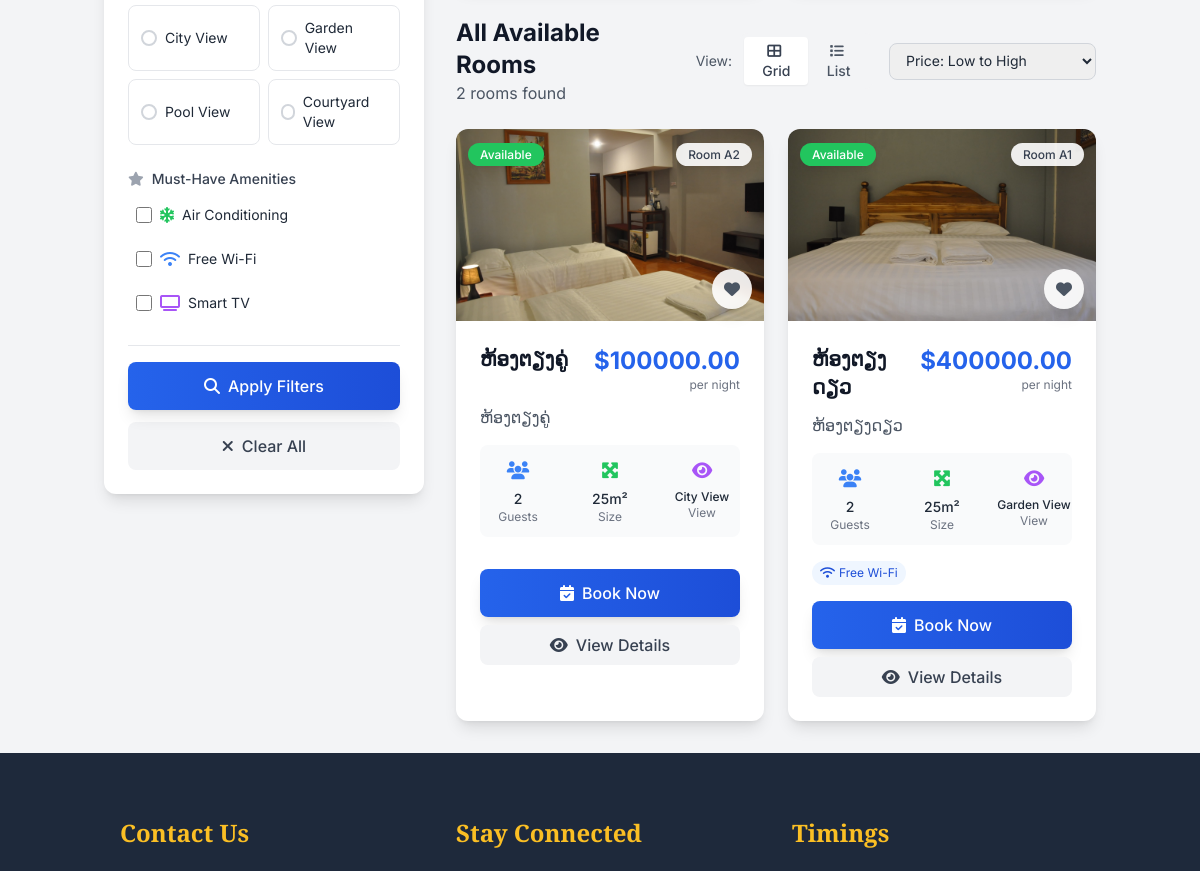
Page /hotel/ (middle part) on the earlier database version.
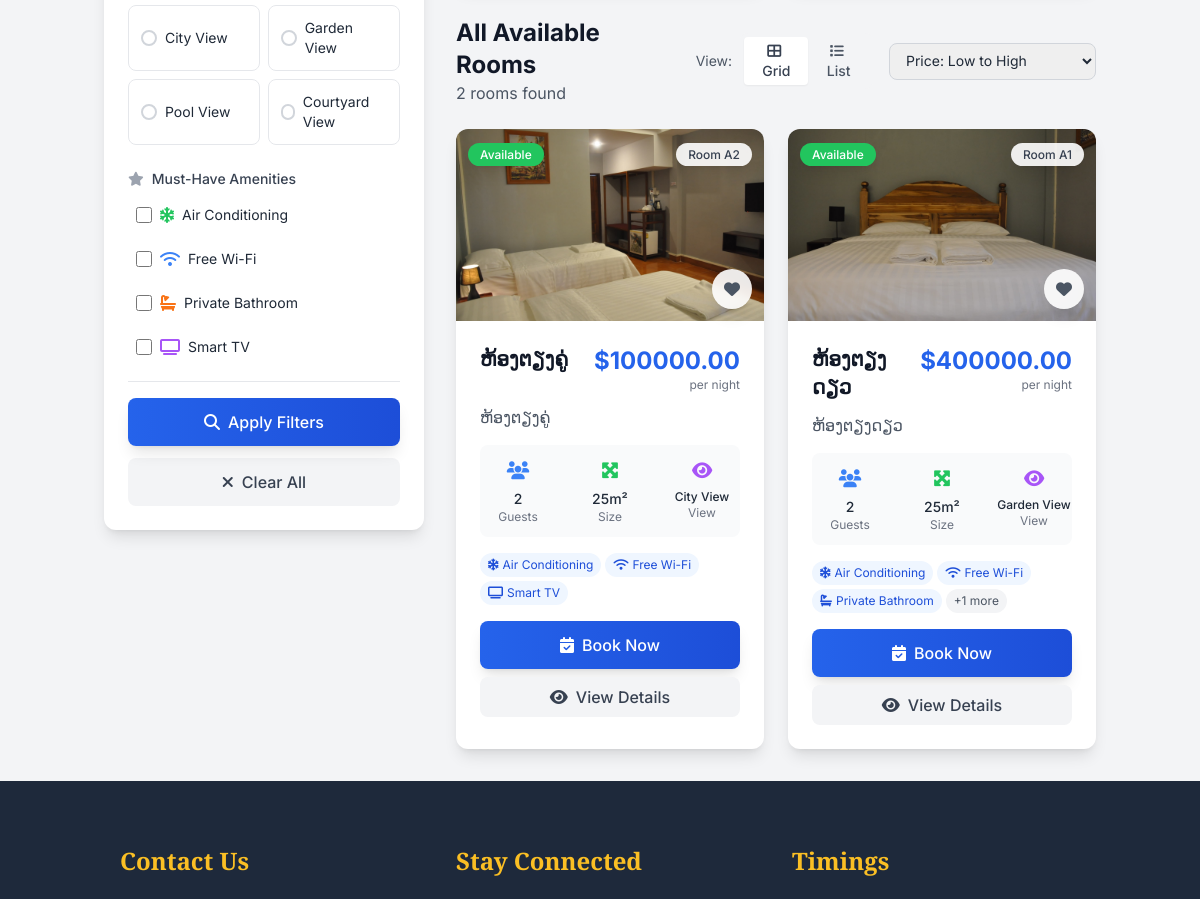
Same page on the later database version.
### hotel/models.py (models this page shows, shortened)
class Amenity(models.Model):
    ICON_COLOR_CHOICES = [
        ("blue", "Blue"),
        ("green", "Green"),
        ("purple", "Purple"),
        ("orange", "Orange"),
        ("red", "Red"),
        ("teal", "Teal"),
        ("pink", "Pink"),
        ("indigo", "Indigo"),
        ("yellow", "Yellow"),
        ("gray", "Gray"),
    ]
    name = models.CharField(max_length=100)
    description = models.CharField(max_length=200, blank=True)
    icon = models.CharField(
        max_length=50, help_text="FontAwesome icon class (e.g., fas fa-wifi)"
    )
    icon_color = models.CharField(
        max_length=20, choices=ICON_COLOR_CHOICES, default="blue"
    )
    is_premium = models.BooleanField(default=False, help_text="Mark as premium amenity")
    is_active = models.BooleanField(default=True)
    created_at = models.DateTimeField(auto_now_add=True)
    class Meta:
        ordering = ["name"]
        verbose_name = "Amenity"
        verbose_name_plural = "Amenities"

class Room(models.Model):
    room_number = models.CharField(max_length=10, unique=True)
    room_type = models.ForeignKey(
        RoomType, on_delete=models.CASCADE, related_name="rooms"
    )
    amenities = models.ManyToManyField(
        Amenity, through="RoomAmenity", related_name="rooms", blank=True
    )
    is_available = models.BooleanField(default=True)
    floor = models.PositiveIntegerField()
    image = models.ImageField(upload_to="rooms/", null=True, blank=True)
    view_type = models.CharField(
        max_length=50,
        choices=[
            ("city", "City View"),
            ("garden", "Garden View"),
            ("pool", "Pool View"),
            ("courtyard", "Courtyard View"),
        ],
        default="city",
    )
    last_cleaned = models.DateTimeField(null=True, blank=True)
    maintenance_notes = models.TextField(blank=True)
    is_out_of_order = models.BooleanField(default=False)
    created_at = models.DateTimeField(auto_now_add=True, null=True, blank=True)
    updated_at = models.DateTimeField(auto_now=True, null=True, blank=True)
    class Meta:
        ordering = ["floor", "room_number"]
        verbose_name = "Room"
        verbose_name_plural = "Rooms"
    @property
    def availability_status(self):
        if self.is_out_of_order:
            return "Out of Order"
        elif self.is_available:
            return "Available"
        else:
            return "Occupied"
    def get_available_amenities(self):
        return self.amenities.filter(
            roomamenity__is_available=True, is_active=True
        ).order_by("name")

class RoomImage(models.Model):
    room = models.ForeignKey(Room, related_name="room_images", on_delete=models.CASCADE)
    image = models.ImageField(upload_to="room/")
    alt_text = models.CharField(max_length=200, blank=True)
    is_primary = models.BooleanField(default=False)

class RoomType(models.Model):
    name = models.CharField(max_length=100, null=True, blank=True)
    description = models.TextField()
    price_per_night = models.DecimalField(max_digits=10, decimal_places=2)
    capacity = models.PositiveIntegerField()
    size_sqm = models.PositiveIntegerField(
        default=25, help_text="Room size in square meters"
    )
    bed_type = models.CharField(max_length=50, default="Queen Bed")
    has_wifi = models.BooleanField(default=True)
    has_ac = models.BooleanField(default=True)
    has_tv = models.BooleanField(default=True)
    has_balcony = models.BooleanField(default=False)
    has_kitchenette = models.BooleanField(default=False)
    is_featured = models.BooleanField(default=False)
    created_at = models.DateTimeField(auto_now_add=True, null=True, blank=True)
    updated_at = models.DateTimeField(auto_now=True, null=True, blank=True)
    class Meta:
        ordering = ["price_per_night", "name"]
        verbose_name = "Room Type"
        verbose_name_plural = "Room Types"

### hotel/views.py (the view)
# urls.py: path("", views.hotel, name="hotel-page"),
def hotel(request):
    room_type_filter = request.GET.get("room_type")
    min_price = request.GET.get("min_price")
    max_price = request.GET.get("max_price")
    capacity_filter = request.GET.get("capacity")
    view_type_filter = request.GET.get("view_type")
    amenity_filter = request.GET.get("amenity")
    rooms = (
        Room.objects.filter(is_available=True, is_out_of_order=False)
        .select_related("room_type")
        .prefetch_related("amenities", "room_images", "roomamenity_set__amenity")
    )
    if room_type_filter:
        rooms = rooms.filter(room_type__id=room_type_filter)
    if min_price:
        try:
            rooms = rooms.filter(room_type__price_per_night__gte=float(min_price))
        except ValueError:
            pass
    if max_price:
        try:
            rooms = rooms.filter(room_type__price_per_night__lte=float(max_price))
        except ValueError:
            pass
    if capacity_filter:
        try:
            rooms = rooms.filter(room_type__capacity__gte=int(capacity_filter))
        except ValueError:
            pass
    if view_type_filter:
        rooms = rooms.filter(view_type=view_type_filter)
    if amenity_filter:
        rooms = rooms.filter(amenities__id=amenity_filter)
    rooms = rooms.order_by("-room_type__is_featured", "room_type__price_per_night")
    room_types = RoomType.objects.all().order_by("name")
    available_amenities = (
        Amenity.objects.filter(
            is_active=True, rooms__is_available=True, rooms__is_out_of_order=False
        )
        .distinct()
        .order_by("name")
    )
    price_range = RoomType.objects.aggregate(
        min_price=models.Min("price_per_night"), max_price=models.Max("price_per_night")
    )
    featured_rooms = rooms.filter(room_type__is_featured=True)[:3]
    reviews = Review.objects.filter(is_approved=True).order_by("-date_posted")[:5]
    room_stats = {
        "total_available": rooms.count(),
        "room_types_count": room_types.count(),
        "avg_price": RoomType.objects.aggregate(avg=models.Avg("price_per_night"))[
            "avg"
        ],
    }
    context = {
        "rooms": rooms,
        "featured_rooms": featured_rooms,
        "room_types": room_types,
        "available_amenities": available_amenities,
        "reviews": reviews,
        "room_stats": room_stats,
        "price_range": price_range,
        "current_filters": {
            "room_type": room_type_filter,
            "min_price": min_price,
            "max_price": max_price,
            "capacity": capacity_filter,
            "view_type": view_type_filter,
            "amenity": amenity_filter,
        },
        "view_type_choices": Room._meta.get_field("view_type").choices,
        "capacity_choices": [(i, f"{i}+ Guests") for i in range(1, 11)],
    }
    return render(request, "hotel/hotel.html", context)

### hotel/context_processors.py (called while the page is built)
def review_summary(request):
    try:
        summary = ReviewSummary.objects.first()
        if not summary:
            summary = ReviewSummary.objects.create()
        return {'review_summary': summary}
    except:
        return {'review_summary': None}

### hotel/templates/hotel/hotel.html (shortened to what the changed rows need)
{% extends "base.html" %}
{% load static %}
{% block content %}
    <div class="container mx-auto px-4 py-8">
        <div class="flex flex-col lg:flex-row gap-8">
            <div class="lg:w-80 flex-shrink-0">
                <div class="bg-white rounded-xl shadow-lg overflow-hidden sticky top-4">
                    <form method="GET" class="p-6 space-y-6" id="filterForm">
                        <div>
                            <div class="grid grid-cols-2 gap-2">
                                {% for view_code, view_name in view_type_choices %}
                                <label class="flex items-center p-3 border border-gray-200 rounded-lg cursor-pointer hover:bg-gray-50 transition-colors">
                                    <div class="w-4 h-4 border-2 border-gray-300 rounded-full peer-checked:border-blue-500 peer-checked:bg-blue-500 mr-2"></div>
                                    <span class="text-sm peer-checked:text-blue-600 peer-checked:font-medium">{{ view_name }}</span>
                                </label>
                                {% endfor %}
                            </div>
                        </div>
                        <div>
                            <div class="space-y-2 max-h-40 overflow-y-auto">
                                {% for amenity in available_amenities %}
                                <label class="flex items-center p-2 hover:bg-gray-50 rounded cursor-pointer transition-colors">
                                    <input type="checkbox" name="amenity" value="{{ amenity.id }}"
                                           class="h-4 w-4 text-blue-600 border-gray-300 rounded focus:ring-blue-500">
                                    <i class="{{ amenity.icon }} text-{{ amenity.icon_color }}-500 mx-2"></i>
                                    <span class="text-sm">{{ amenity.name }}</span>
                                </label>
                                {% endfor %}
                            </div>
                        </div>
                    </form>
                </div>
            </div>
            <div class="flex-1">
                <div class="flex flex-col sm:flex-row justify-between items-start sm:items-center mb-6 gap-4">
                    <div>
                        <h2 class="text-2xl font-bold text-gray-900">All Available Rooms</h2>
                    </div>
                </div>
                {% if rooms %}
                <div id="roomsContainer" class="grid grid-cols-1 md:grid-cols-2 xl:grid-cols-3 gap-6" data-view="grid">
                    {% for room in rooms %}
                    <div class="room-card bg-white rounded-xl shadow-lg overflow-hidden hover:shadow-2xl transition-all duration-300 transform hover:-translate-y-1"
                         data-price="{{ room.room_type.price_per_night }}"
                         data-capacity="{{ room.room_type.capacity }}"
                         data-room-type="{{ room.room_type.name|lower }}"
                         data-amenities="{% for amenity in room.get_available_amenities %}{{ amenity.name|lower }} {% endfor %}">
                        <div class="relative">
                            {% if room.room_images.all %}
                                <div class="relative group">
                                    <img src="{{ room.room_images.first.image.url }}"
                                         alt="{{ room.room_images.first.alt_text }}"
                                         class="w-full h-48 object-cover group-hover:scale-105 transition-transform duration-300">
                                    <div class="absolute inset-0 bg-black bg-opacity-0 group-hover:bg-opacity-20 transition-all duration-300"></div>
                                </div>
                            {% else %}
                                <div class="w-full h-48 bg-gradient-to-br from-gray-200 to-gray-300 flex items-center justify-center">
                                    <i class="fas fa-bed text-4xl text-gray-400"></i>
                                </div>
                            {% endif %}
                            <div class="absolute top-3 left-3">
                                <span class="bg-green-500 text-white px-3 py-1 rounded-full text-xs font-medium shadow-lg">
                                    {{ room.availability_status }}
                                </span>
                            </div>
                            <div class="absolute top-3 right-3">
                                <span class="bg-white/90 backdrop-blur-sm text-gray-700 px-3 py-1 rounded-full text-xs font-medium shadow-lg">
                                    Room {{ room.room_number }}
                                </span>
                            </div>
                            <button class="absolute bottom-3 right-3 w-10 h-10 bg-white/90 backdrop-blur-sm rounded-full flex items-center justify-center text-gray-600 hover:text-red-500 hover:bg-white transition-all duration-200 shadow-lg">
                                <i class="fas fa-heart"></i>
                            </button>
                        </div>
                        <div class="p-6">
                            <div class="flex justify-between items-start mb-3">
                                <h3 class="text-xl font-bold text-gray-900">{{ room.room_type.name }}</h3>
                                <div class="text-right">
                                    <div class="text-2xl font-bold text-blue-600">${{ room.room_type.price_per_night }}</div>
                                    <div class="text-xs text-gray-500">per night</div>
                                </div>
                            </div>
                            <p class="text-gray-600 mb-4 line-clamp-2">{{ room.room_type.description|truncatewords:12 }}</p>
                            <div class="grid grid-cols-3 gap-4 mb-4 py-3 bg-gray-50 rounded-lg">
                                <div class="text-center">
                                    <i class="fas fa-users text-blue-500 text-lg mb-1"></i>
                                    <div class="text-sm font-medium">{{ room.room_type.capacity }}</div>
                                    <div class="text-xs text-gray-500">Guests</div>
                                </div>
                                <div class="text-center">
                                    <i class="fas fa-expand-arrows-alt text-green-500 text-lg mb-1"></i>
                                    <div class="text-sm font-medium">{{ room.room_type.size_sqm }}m²</div>
                                    <div class="text-xs text-gray-500">Size</div>
                                </div>
                                <div class="text-center">
                                    <i class="fas fa-eye text-purple-500 text-lg mb-1"></i>
                                    <div class="text-sm font-medium text-xs">{{ room.get_view_type_display }}</div>
                                    <div class="text-xs text-gray-500">View</div>
                                </div>
                            </div>
                            <div class="mb-4">
                                <div class="flex flex-wrap gap-1">
                                    {% for amenity in room.get_available_amenities|slice:":3" %}
                                        <span class="inline-flex items-center bg-blue-50 text-blue-700 text-xs px-2 py-1 rounded-full">
                                            <i class="{{ amenity.icon }} mr-1"></i>
                                            {{ amenity.name }}
                                        </span>
                                    {% endfor %}
                                    {% if room.get_available_amenities.count > 3 %}
                                        <span class="inline-flex items-center bg-gray-100 text-gray-600 text-xs px-2 py-1 rounded-full">
                                            +{{ room.get_available_amenities.count|add:"-3" }} more
                                        </span>
                                    {% endif %}
                                </div>
                            </div>
                            <div class="space-y-2">
                                <button class="w-full bg-gradient-to-r from-blue-600 to-blue-700 text-white py-3 px-4 rounded-lg hover:from-blue-700 hover:to-blue-800 transition-all duration-200 font-medium shadow-lg hover:shadow-xl">
                                    <i class="fas fa-calendar-check mr-2"></i>Book Now
                                </button>
                                <button class="w-full bg-gray-100 text-gray-700 py-2 px-4 rounded-lg hover:bg-gray-200 transition-colors font-medium">
                                    <i class="fas fa-eye mr-2"></i>View Details
                                </button>
                            </div>
                        </div>
                    </div>
                    {% endfor %}
                </div>
                {% endif %}
            </div>
        </div>
    </div>
{% endblock %}

Differences in the rows shown:
now on this page (row unchanged): Amenity: name "Private Bathroom"
changed Room "City View": gains Amenity (name "Air Conditioning"); gains Amenity (name "Free Wi-Fi"); gains Amenity (name "Smart TV")
changed Room "Garden View": gains Amenity (name "Air Conditioning"); get_available_amenities.count|add (not shown) → "1"
